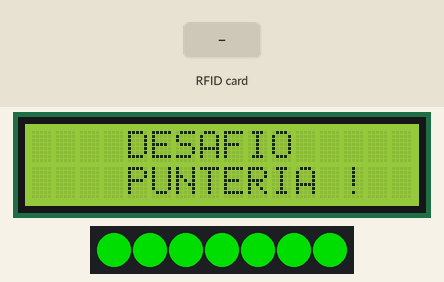
A sketch run on a simulated Arduino Uno, built with avr-gcc and run on an emulated ATmega328P. On the bench: 16×2 character LCD, 7 RGB LEDs in strip order, left to right. The inputs (shaded band) are chosen by the test bench. Dim RGB values are drawn brighter than linear; what the sketch prints to the serial monitor is not drawn.

Above: at 1.3 s.
1.4 s: RFID card 5E 7A 19 C4 held to the reader
At 2.9 s:
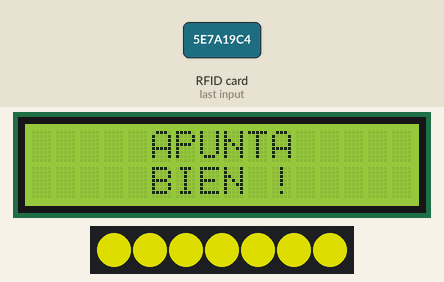
Timing chart, 0 to 4.4 s (numbered marks = the images above; inputs shaded):
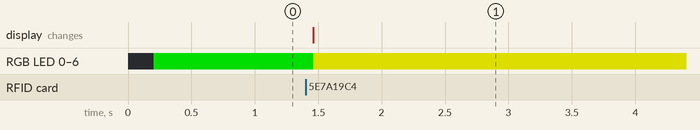

The sketch:

node_punteria_valen.ino
```cpp
int estado = 0;
int cuentaPuntos = 0;

String dataIn;
#include <SPI.h>
#include <MFRC522.h>
#include <Wire.h>
#include <LiquidCrystal_I2C.h>
#include <Adafruit_NeoPixel.h>
#include <SoftwareSerial.h>

SoftwareSerial mySerial(4, 3);  // RX, TX


#define PIN 2  // On Trinket or Gemma, suggest changing this to 1

#define NUMPIXELS 7  // Popular NeoPixel ring size

Adafruit_NeoPixel pixels(NUMPIXELS, PIN, NEO_GRB + NEO_KHZ800);

LiquidCrystal_I2C lcd(0x27, 16, 2);  // set the LCD address to 0x27 for a 16 chars and 2 line display

#define SS_PIN 10
#define RST_PIN 9

MFRC522 rfid(SS_PIN, RST_PIN);  // Instance of the class

MFRC522::MIFARE_Key key;

// Init array that will store new NUID
byte nuidPICC[4];

// Variable to store the scanned card ID as a string
String cardID = "";

long tiempo;

void setup() {
  // put your setup code here, to run once:
  Serial.begin(9600);
  mySerial.begin(9600);


  SPI.begin();      // Init SPI bus
  rfid.PCD_Init();  // Init
  lcd.init();       // initialize the lcd
  lcd.init();
  pixels.begin();  // INITIALIZE NeoPixel strip object (REQUIRED)

  // Print a message to the LCD.
  lcd.backlight();
  lcd.clear();
  setGreen();
}

void loop() {

  switch (estado) {
    case 0:

      lcd.setCursor(4, 0);
      lcd.print("DESAFIO");
      lcd.setCursor(4, 1);
      lcd.print("PUNTERIA !");
      if (rfid.PICC_IsNewCardPresent()) {
        //Serial.println("Tarjeta detectada.");
        lcd.clear();
        lcd.setCursor(0, 0);
        lcd.print("     APUNTA");
        lcd.setCursor(0, 1);
        lcd.print("     BIEN !");
        setYellow();
        for (int i = 0; i < 5; i++) {
          mySerial.print("8\n");
          delay(50);
        }
        tiempo = millis();
        Serial.println(tiempo);
        estado = 1;
      }
      break;

    case 1:

      if (millis() - tiempo > 60000) {
        estado = 3;
      }
      break;

    case 3:


      Serial.println("finish");
      mySerial.println("3");
      delay(15);
      cuentaPuntos = mySerial.readString().toInt();

      Serial.println(cuentaPuntos);

      //delay(50);

      lcd.clear();
      lcd.setCursor(1, 0);
      lcd.print("Puntos ganados");
      lcd.setCursor(7, 1);
      lcd.print(cuentaPuntos);
      delay(6000);
      lcd.clear();
      cuentaPuntos = 0;
      estado = 0;
      setGreen();
      break;
  }
  // put your main code here, to run repeatedly:
  //Serial.print("8\n");
  //Serial.println(Serial.read());
}

void setGreen() {
  pixels.clear();                        // Set all pixel colors to 'off'
  for (int i = 0; i < NUMPIXELS; i++) {  // For each pixel...
    pixels.setPixelColor(i, pixels.Color(0, 150, 0));

    pixels.show();  // Send the updated pixel colors to the hardware.
  }
}

void setRed() {
  pixels.clear();                        // Set all pixel colors to 'off'
  for (int i = 0; i < NUMPIXELS; i++) {  // For each pixel...
    pixels.setPixelColor(i, pixels.Color(150, 0, 0));

    pixels.show();  // Send the updated pixel colors to the hardware.
  }
}

void setYellow() {
  pixels.clear();                        // Set all pixel colors to 'off'
  for (int i = 0; i < NUMPIXELS; i++) {  // For each pixel...
    pixels.setPixelColor(i, pixels.Color(150, 150, 0));

    pixels.show();  // Send the updated pixel colors to the hardware.
  }
}
```

Measured:
- after the input at 1.4 s, RGB LED 0–6: RGB(0, 150, 0) → RGB(150, 150, 0) after 0.06 s; the display: changes after 0.06 s (image 1)
